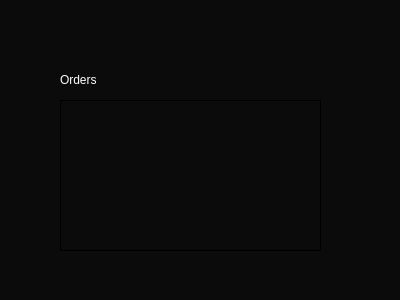
<?xml version="1.0" encoding="UTF-8"?>
<ui version="4.0">
 <class>basketDialog</class>
 <widget class="QDialog" name="basketDialog">
  <property name="geometry">
   <rect>
    <x>0</x>
    <y>0</y>
    <width>400</width>
    <height>300</height>
   </rect>
  </property>
  <property name="windowTitle">
   <string>Dialog</string>
  </property>
  <property name="styleSheet">
   <string notr="true">color: rgb(255, 255, 255);
font: 9pt &quot;Segoe UI&quot;;

background-color: qlineargradient(spread:reflect, x1:0.095, y1:0.176, x2:0.391, y2:0.471318, stop:1 rgba(11, 11, 11, 248));</string>
  </property>
  <widget class="QTableView" name="tableView">
   <property name="geometry">
    <rect>
     <x>60</x>
     <y>100</y>
     <width>261</width>
     <height>151</height>
    </rect>
   </property>
  </widget>
  <widget class="QLabel" name="label">
   <property name="geometry">
    <rect>
     <x>60</x>
     <y>70</y>
     <width>63</width>
     <height>20</height>
    </rect>
   </property>
   <property name="text">
    <string>Orders</string>
   </property>
  </widget>
  <widget class="QLabel" name="label_2">
   <property name="geometry">
    <rect>
     <x>8</x>
     <y>10</y>
     <width>391</width>
     <height>291</height>
    </rect>
   </property>
   <property name="styleSheet">
    <string notr="true">image: url(:/resources/img/griffin.jpg);</string>
   </property>
   <property name="text">
    <string/>
   </property>
  </widget>
  <zorder>label_2</zorder>
  <zorder>tableView</zorder>
  <zorder>label</zorder>
 </widget>
 <resources/>
 <connections/>
</ui>
